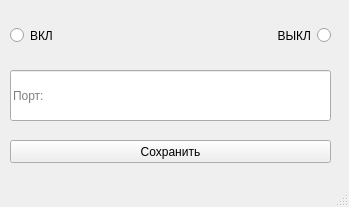
<?xml version="1.0" encoding="UTF-8"?>
<ui version="4.0">
 <class>MainWindow</class>
 <widget class="QMainWindow" name="MainWindow">
  <property name="geometry">
   <rect>
    <x>0</x>
    <y>0</y>
    <width>349</width>
    <height>207</height>
   </rect>
  </property>
  <property name="windowTitle">
   <string>MainWindow</string>
  </property>
  <widget class="QWidget" name="centralwidget">
   <widget class="QLineEdit" name="lineEdit_2">
    <property name="geometry">
     <rect>
      <x>10</x>
      <y>70</y>
      <width>321</width>
      <height>51</height>
     </rect>
    </property>
    <property name="text">
     <string/>
    </property>
    <property name="placeholderText">
     <string>Порт:</string>
    </property>
   </widget>
   <widget class="QPushButton" name="save">
    <property name="geometry">
     <rect>
      <x>10</x>
      <y>140</y>
      <width>321</width>
      <height>23</height>
     </rect>
    </property>
    <property name="text">
     <string>Сохранить</string>
    </property>
   </widget>
   <widget class="QRadioButton" name="radioButton_2">
    <property name="geometry">
     <rect>
      <x>220</x>
      <y>10</y>
      <width>111</width>
      <height>51</height>
     </rect>
    </property>
    <property name="layoutDirection">
     <enum>Qt::RightToLeft</enum>
    </property>
    <property name="text">
     <string>ВЫКЛ</string>
    </property>
   </widget>
   <widget class="QRadioButton" name="radioButton">
    <property name="geometry">
     <rect>
      <x>10</x>
      <y>10</y>
      <width>83</width>
      <height>51</height>
     </rect>
    </property>
    <property name="text">
     <string>ВКЛ</string>
    </property>
   </widget>
  </widget>
  <widget class="QMenuBar" name="menubar">
   <property name="geometry">
    <rect>
     <x>0</x>
     <y>0</y>
     <width>349</width>
     <height>22</height>
    </rect>
   </property>
  </widget>
  <widget class="QStatusBar" name="statusbar"/>
 </widget>
 <resources/>
 <connections/>
</ui>
